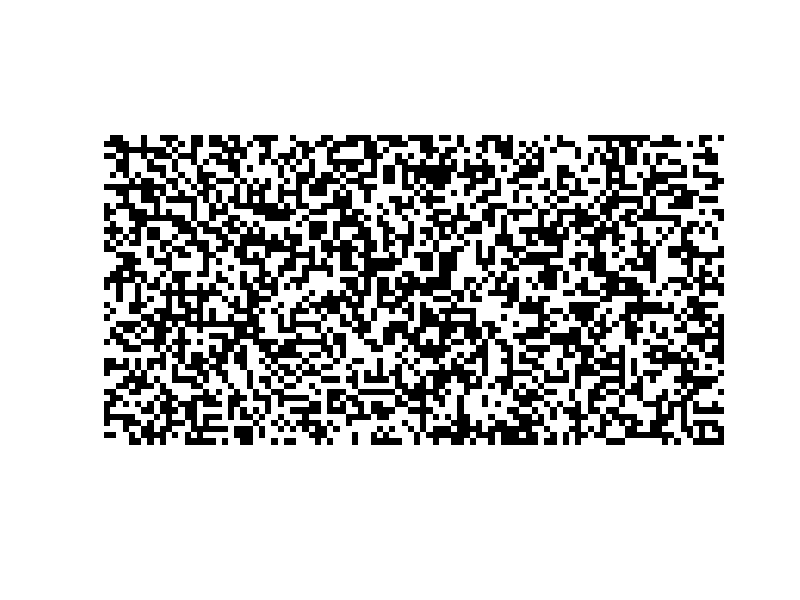

Write the MATLAB code that produced this figure. (Note: this script raises an error after producing the figure.)
h = figure;
filename = 'animated.gif';
% Conditional boardsize, default is 20x20
if ~exist('boardsize', 'var') || isempty(boardsize)
    boardsize = [50,100];
end
board = randi(2,boardsize) -1;
% pboard is used to see if the previous board is exactly the same as the
% new. If this is true and we are not on the first loop, exit the loop.
pboard = 1;
n = 1;
while (~(isequal(board,pboard)))
    imshow(~board, 'InitialMagnification', 'fit');
    drawnow;
    frame = getframe(h);
    im = frame2im(frame);
    [imind,cm] = rgb2ind(im,256);
    if n == 1
        imwrite(imind,cm,filename,'gif', 'Loopcount',inf);
    else
        imwrite(imind,cm,filename,'gif','WriteMode','append');
    end
    n = n + 1;
    pboard = board;
    board = simulate(board);
end
disp('End of execution')